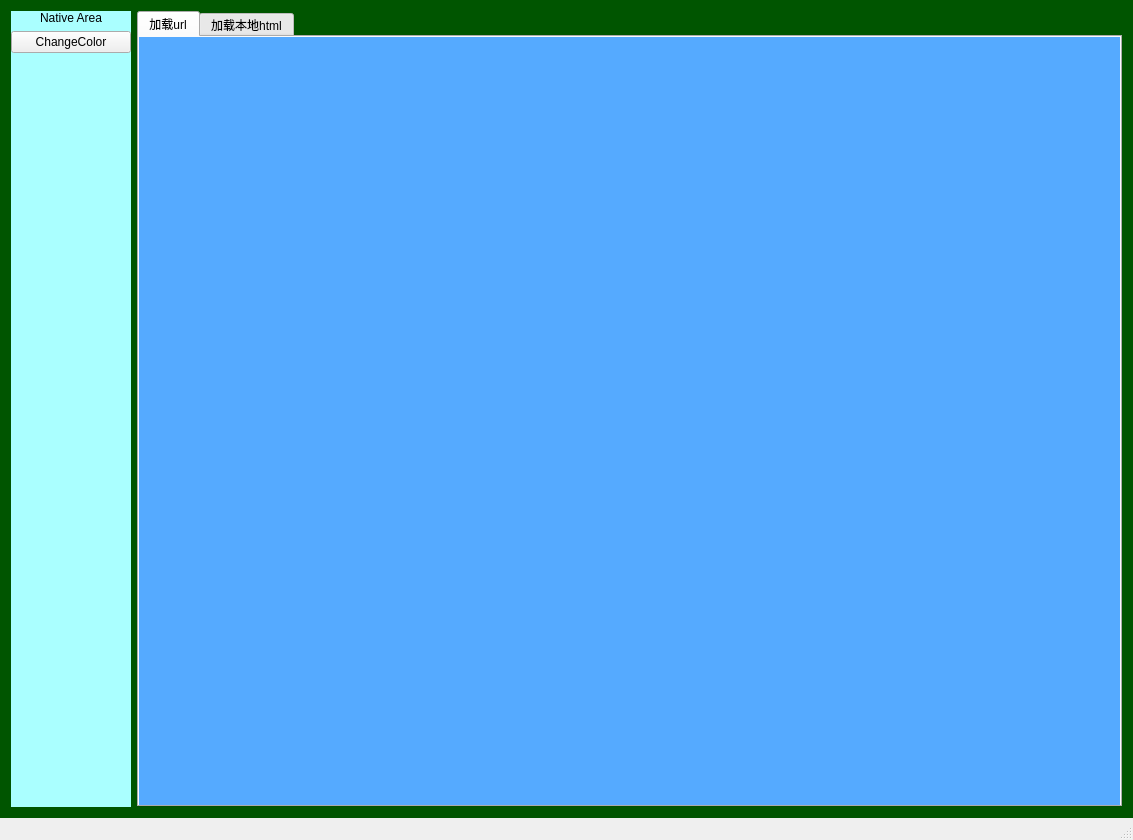
<?xml version="1.0" encoding="UTF-8"?>
<ui version="4.0">
 <class>QWebViewClass</class>
 <widget class="QMainWindow" name="QWebViewClass">
  <property name="geometry">
   <rect>
    <x>0</x>
    <y>0</y>
    <width>1133</width>
    <height>840</height>
   </rect>
  </property>
  <property name="windowTitle">
   <string>QWebView</string>
  </property>
  <property name="styleSheet">
   <string notr="true">#main_wid {
background-color: rgb(0, 85, 0);
}

#nativeContainer {
	background-color: rgb(170, 255, 255);
}

#cefContainer {
background-color: rgb(85, 170, 255);
}


#localContainer {
background-color: rgb(255, 85, 0);
}</string>
  </property>
  <widget class="QWidget" name="main_wid">
   <layout class="QHBoxLayout" name="horizontalLayout">
    <item>
     <widget class="QWidget" name="nativeContainer" native="true">
      <property name="sizePolicy">
       <sizepolicy hsizetype="Fixed" vsizetype="Preferred">
        <horstretch>0</horstretch>
        <verstretch>0</verstretch>
       </sizepolicy>
      </property>
      <property name="minimumSize">
       <size>
        <width>120</width>
        <height>0</height>
       </size>
      </property>
      <property name="maximumSize">
       <size>
        <width>120</width>
        <height>16777215</height>
       </size>
      </property>
      <property name="styleSheet">
       <string notr="true"/>
      </property>
      <layout class="QVBoxLayout" name="verticalLayout_nativeContainer">
       <property name="spacing">
        <number>6</number>
       </property>
       <property name="leftMargin">
        <number>0</number>
       </property>
       <property name="topMargin">
        <number>0</number>
       </property>
       <property name="rightMargin">
        <number>0</number>
       </property>
       <property name="bottomMargin">
        <number>0</number>
       </property>
       <item>
        <widget class="QLabel" name="label">
         <property name="styleSheet">
          <string notr="true">#label{
	font: 12pt &quot;MS Shell Dlg 2&quot;;
}</string>
         </property>
         <property name="text">
          <string>Native Area</string>
         </property>
         <property name="alignment">
          <set>Qt::AlignCenter</set>
         </property>
        </widget>
       </item>
       <item>
        <widget class="QPushButton" name="btn_changeColor">
         <property name="text">
          <string>ChangeColor</string>
         </property>
        </widget>
       </item>
       <item>
        <spacer name="verticalSpacer">
         <property name="orientation">
          <enum>Qt::Vertical</enum>
         </property>
         <property name="sizeHint" stdset="0">
          <size>
           <width>20</width>
           <height>40</height>
          </size>
         </property>
        </spacer>
       </item>
      </layout>
     </widget>
    </item>
    <item>
     <widget class="QTabWidget" name="Container">
      <property name="currentIndex">
       <number>0</number>
      </property>
      <widget class="QWidget" name="cefContainer">
       <attribute name="title">
        <string>加载url</string>
       </attribute>
       <layout class="QVBoxLayout" name="vl_url_container"/>
      </widget>
      <widget class="QWidget" name="localContainer">
       <attribute name="title">
        <string>加载本地html</string>
       </attribute>
       <layout class="QVBoxLayout" name="vl_html_container"/>
      </widget>
     </widget>
    </item>
   </layout>
  </widget>
  <widget class="QStatusBar" name="statusBar"/>
 </widget>
 <layoutdefault spacing="6" margin="11"/>
 <resources>
  <include location="qwebview.qrc"/>
 </resources>
 <connections/>
</ui>
